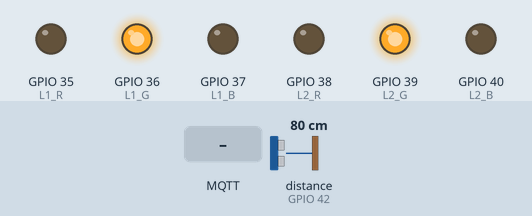
Bench run of a sketch on a simulated ESP32-S3. Shown: output pins drawn as LEDs (lit = HIGH). Wiring (inferred from the names in the program): ultrasonic range finder: trigger GPIO 41; echo GPIO 42. The inputs (shaded band) are chosen by the test bench; at power-on: distance to the obstacle (sensor on GPIO 42) 80 cm. The echo pulse lasts 58.3 µs per cm; WiFi joins after 1.5 s; servers stay silent unless stated; no MQTT or app messages arrive unless stated; pins used as bus, display or sensor lines are not drawn; what the sketch prints to the serial monitor is not drawn.

Above: at 2.7 s.
2.8 s: MQTT message "yellow" arrives on the first subscribed topic
At 4.0 s:
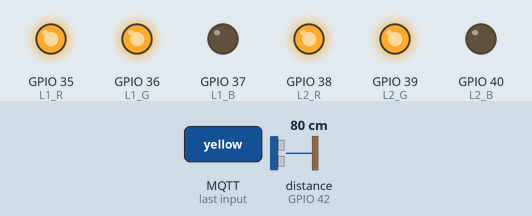
4.3 s: MQTT message "purple" arrives on the first subscribed topic
At 5.1 s:
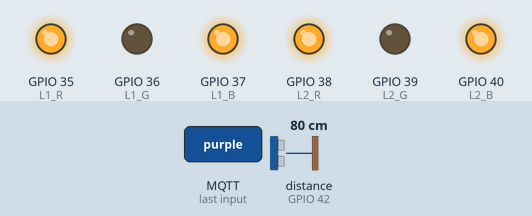
5.8 s: MQTT message "blue" arrives on the first subscribed topic
At 6.3 s:
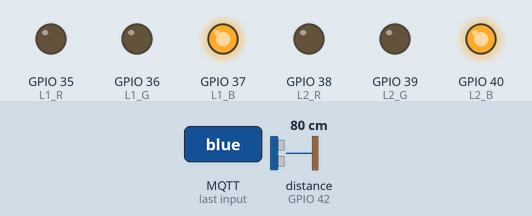
Timing chart, 0 to 8.8 s (numbered marks = the images above; inputs shaded):
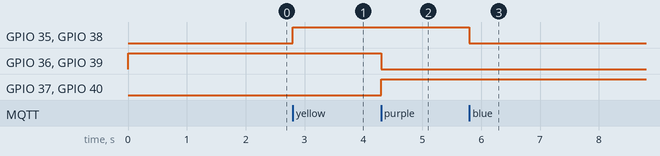

The sketch:

streetlight_esp32s3_ultrasonic_2bit_states.ino
```cpp
#include <WiFi.h>
#include <PubSubClient.h>

const char* ssid = "YOUR_WIFI_NAME";
const char* password = "YOUR_WIFI_PASSWORD";
const char* mqtt_server = "YOUR_LAPTOP_IP";
const int mqtt_port = 1883;

// Change this for each ESP32 board: node1, node2, node3, ...
const char* NODE_ID = "node1";

const int L1_R = 35;
const int L1_G = 36;
const int L1_B = 37;
const int L2_R = 38;
const int L2_G = 39;
const int L2_B = 40;
const int TRIG = 41;
const int ECHO = 42;

const float CLOSE_CM = 30.0;
const float DELTA_CM = 4.0;
const int LOW_COUNT = 6;
const int HIGH_COUNT = 14;
const int ACCIDENT_COUNT = 24;
const int CLEAR_COUNT = 5;

WiFiClient wifi;
PubSubClient mqtt(wifi);

String stateCode = "00";
String stateName = "clear";
String modeName = "auto";
String manualColor = "";

float lastDistance = -1;
float distanceCm = 999;
int stableCount = 0;
int clearCount = 0;
bool blinkOn = true;

unsigned long lastSample = 0;
unsigned long lastBlink = 0;
unsigned long lastPublish = 0;

String topicState() {
  return "streetlight/" + String(NODE_ID) + "/state";
}

String topicCmd() {
  return "streetlight/" + String(NODE_ID) + "/cmd";
}

void oneLed(int r, int g, int b, String color) {
  digitalWrite(r, color == "red" || color == "yellow" || color == "purple" || color == "white");
  digitalWrite(g, color == "green" || color == "yellow" || color == "white");
  digitalWrite(b, color == "blue" || color == "purple" || color == "white");
}

String autoColor() {
  if (stateCode == "00") return "green";
  if (stateCode == "01") return "yellow";
  if (stateCode == "10") return "red";
  if (stateCode == "11") return blinkOn ? "red" : "off";
  return "off";
}

String ledColor() {
  if (modeName == "manual") return manualColor;
  return autoColor();
}

void applyLeds() {
  String color = ledColor();
  oneLed(L1_R, L1_G, L1_B, color);
  oneLed(L2_R, L2_G, L2_B, color);
}

float readDistance() {
  digitalWrite(TRIG, LOW);
  delayMicroseconds(2);
  digitalWrite(TRIG, HIGH);
  delayMicroseconds(10);
  digitalWrite(TRIG, LOW);

  long us = pulseIn(ECHO, HIGH, 30000);
  if (us == 0) return 999;
  return us * 0.0343 / 2.0;
}

void setState(String code, String name, String note) {
  if (stateCode == code) return;
  stateCode = code;
  stateName = name;
  publishState(note);
}

void updateState() {
  bool close = distanceCm <= CLOSE_CM;
  bool stable = false;

  if (lastDistance > 0) {
    stable = abs(distanceCm - lastDistance) <= DELTA_CM;
  }
  lastDistance = distanceCm;

  if (close && stable) {
    stableCount++;
    clearCount = 0;
  } else if (close) {
    stableCount = 1;
    clearCount = 0;
  } else {
    stableCount = 0;
    clearCount++;
  }

  if (clearCount >= CLEAR_COUNT) {
    setState("00", "clear", "road became clear");
  } else if (stableCount >= ACCIDENT_COUNT) {
    setState("11", "accident", "object stayed too long");
  } else if (stableCount >= HIGH_COUNT) {
    setState("10", "high congestion", "long stable close distance");
  } else if (stableCount >= LOW_COUNT) {
    setState("01", "low congestion", "short stable close distance");
  }
}

void publishState(String note) {
  String color = ledColor();
  String msg = "{";
  msg += "\"node\":\"" + String(NODE_ID) + "\",";
  msg += "\"light1\":\"" + color + "\",";
  msg += "\"light2\":\"" + color + "\",";
  msg += "\"stateCode\":\"" + stateCode + "\",";
  msg += "\"state\":\"" + stateName + "\",";
  msg += "\"mode\":\"" + modeName + "\",";
  msg += "\"distanceCm\":" + String(distanceCm, 1) + ",";
  msg += "\"stableCount\":" + String(stableCount) + ",";
  msg += "\"rssi\":" + String(WiFi.RSSI()) + ",";
  msg += "\"note\":\"" + note + "\"";
  msg += "}";

  mqtt.publish(topicState().c_str(), msg.c_str(), true);
  Serial.println("[MQTT] " + topicState() + " " + msg);
}

void onCommand(char* topic, byte* payload, unsigned int length) {
  String msg;
  for (unsigned int i = 0; i < length; i++) msg += (char)payload[i];
  msg.toLowerCase();

  Serial.println("[CMD] " + msg);

  if (msg.indexOf("blue") >= 0) {
    modeName = "manual";
    manualColor = "blue";
  } else if (msg.indexOf("purple") >= 0) {
    modeName = "manual";
    manualColor = "purple";
  } else if (msg.indexOf("yellow") >= 0) {
    modeName = "manual";
    manualColor = "yellow";
  } else if (msg.indexOf("auto") >= 0) {
    modeName = "auto";
    manualColor = "";
  } else {
    Serial.println("[CMD] ignored unknown command");
    return;
  }

  applyLeds();
  publishState("dashboard command received");
}
void connectWifi() {
  WiFi.mode(WIFI_STA);
  WiFi.begin(ssid, password);
  Serial.print("WiFi");
  while (WiFi.status() != WL_CONNECTED) {
    delay(500);
    Serial.print(".");
  }
  Serial.println(" connected");
  Serial.println(WiFi.localIP());
}

void connectMqtt() {
  while (!mqtt.connected()) {
    String id = "ESP32S3-" + String(NODE_ID) + "-" + WiFi.macAddress();
    id.replace(":", "");

    Serial.print("MQTT connecting...");
    if (mqtt.connect(id.c_str())) {
      Serial.println(" connected");
      mqtt.subscribe(topicCmd().c_str(), 1);
      publishState("node online");
    } else {
      Serial.println(" failed");
      delay(1500);
    }
  }
}

void setup() {
  Serial.begin(115200);

  pinMode(L1_R, OUTPUT);
  pinMode(L1_G, OUTPUT);
  pinMode(L1_B, OUTPUT);
  pinMode(L2_R, OUTPUT);
  pinMode(L2_G, OUTPUT);
  pinMode(L2_B, OUTPUT);
  pinMode(TRIG, OUTPUT);
  pinMode(ECHO, INPUT);

  applyLeds();
  connectWifi();
  mqtt.setServer(mqtt_server, mqtt_port);
  mqtt.setCallback(onCommand);
  mqtt.setKeepAlive(30);
}

void loop() {
  if (!mqtt.connected()) connectMqtt();
  mqtt.loop();

  if (millis() - lastBlink > 500) {
    lastBlink = millis();
    blinkOn = !blinkOn;
    applyLeds();
  }

  if (millis() - lastSample > 700) {
    lastSample = millis();
    distanceCm = readDistance();
    updateState();
    applyLeds();

    Serial.print("[SENSOR] distance=");
    Serial.print(distanceCm, 1);
    Serial.print(" cm state=");
    Serial.print(stateCode);
    Serial.print(" stable=");
    Serial.print(stableCount);
    Serial.print(" mode=");
    Serial.println(modeName);
  }

  if (millis() - lastPublish > 8000) {
    lastPublish = millis();
    publishState("heartbeat");
  }
}
```

Measured:
- after the input at 2.8 s, GPIO 35 (L1_R), GPIO 38 (L2_R): LOW → HIGH at once
- after the input at 4.3 s, GPIO 36 (L1_G), GPIO 39 (L2_G): HIGH → LOW at once; GPIO 37 (L1_B), GPIO 40 (L2_B): LOW → HIGH at once
- after the input at 5.8 s, GPIO 35 (L1_R), GPIO 38 (L2_R): HIGH → LOW at once
